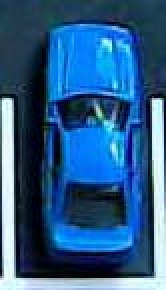
#> input picture Punto 2/blue_car.jfif, 83 x 145 px (shown 2 times larger)
$ python identificarBordes.py
#> lines starting #> are read from the running program, lines starting #| are printed output that depends on the picture; after the words box and inside, x2 and y2 are one past the last pixel; in counts of white or black regions, pixels touching at a corner belong together
#> the answer given: ../Punto 2/blue_car.jfif
import cv2
import numpy as np

ref_bordes = 965  # Este es el valor de referencia que sacamos previamente de la imagen del parqueadero vacío

# Función para verificar si el parqueo está ocupado
def identifySpot(path):
#> called with path = '../Punto 2/blue_car.jfif'
    image = cv2.imread(path, cv2.IMREAD_GRAYSCALE)  # Cargamos la imagen que ingresa el usuario en escala de grises
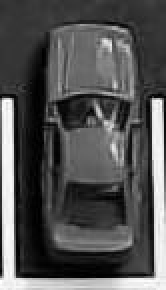
#> image: shape (145, 83) (shown 2 times larger); min 0, max 255, mean 81.9
    assert image is not None, "La imagen no existe/no es legible"

    # Aplicamos el detector de bordes Canny sobre la imagen
    # Los valores 100 y 200 son los umbrales inferior y superior que nos ayudan a definir los bordes detectados
    edges = cv2.Canny(image, 100, 200)
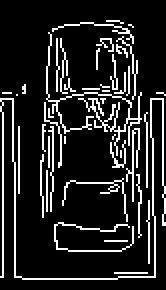
#> edges: shape (145, 83) (shown 2 times larger); 13.9% white in thin lines or dots, all inside (x1, y1, x2, y2) = (0, 10, 83, 140)
    cv2.imshow("Bordes",edges)
    cv2.imshow("Imagen",image)

    # Se halla el promedio de bordes en la imagen
    bordes = np.sum(edges) / 255
#> bordes = 1678
    print("Promedio de bordes en la imagen ingresada:", bordes)
#| Promedio de bordes en la imagen ingresada: 1678.0

    # Comparamos la cantidad de bordes detectados con el valor de referencia que habíamos calculado antes
    # Si es mayor que el valor de referencia, entonces consideramos que está ocupado
    if bordes > ref_bordes:
        return "Ocupado"
    else:
        return "Disponible"

# Pedimos la imagen al usuario
path = input("Ingrese el nombre de la imagen: ")

# Mostramos el resultado final, indicando si el puesto de parqueo está ocupado o disponible
print("El puesto de parqueo está:", identifySpot(path))
cv2.waitKey()

$ run again, on Punto 2/yellow_car.jfif
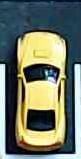
#> input picture Punto 2/yellow_car.jfif, 81 x 159 px
#> in identifySpot, `image = cv2.imread(path, cv2.IMREAD_GRAYSCALE)`:
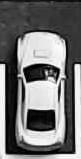
#> image: shape (159, 81); min 0, max 255, mean 115.1
#> in identifySpot, `edges = cv2.Canny(image, 100, 200)`:
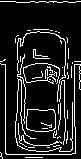
#> edges: shape (159, 81); 12.6% white in thin lines or dots
#> bordes = 1621
#| Promedio de bordes en la imagen ingresada: 1621.0
